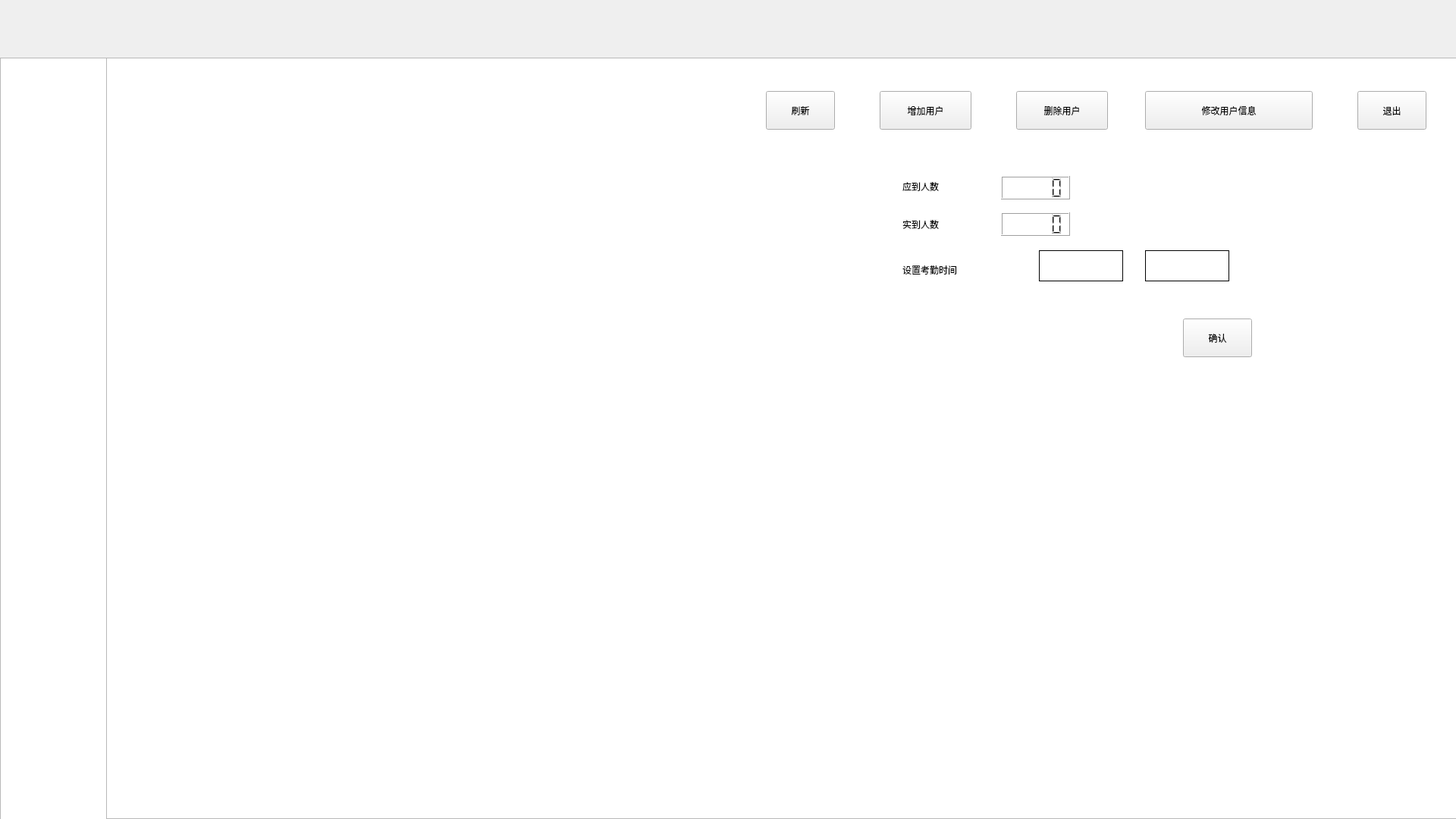
<?xml version="1.0" encoding="UTF-8"?>
<ui version="4.0">
 <class>backstorg</class>
 <widget class="QWidget" name="backstorg">
  <property name="geometry">
   <rect>
    <x>0</x>
    <y>0</y>
    <width>1920</width>
    <height>1080</height>
   </rect>
  </property>
  <property name="windowTitle">
   <string>Form</string>
  </property>
  <widget class="QListView" name="listView">
   <property name="geometry">
    <rect>
     <x>0</x>
     <y>76</y>
     <width>141</width>
     <height>1011</height>
    </rect>
   </property>
   <property name="styleSheet">
    <string notr="true">font: 20pt &quot;Lucida Console&quot;;</string>
   </property>
  </widget>
  <widget class="QLabel" name="toplabel">
   <property name="geometry">
    <rect>
     <x>0</x>
     <y>5</y>
     <width>1920</width>
     <height>70</height>
    </rect>
   </property>
   <property name="styleSheet">
    <string notr="true">font: 24pt &quot;Lucida Console&quot;;</string>
   </property>
   <property name="text">
    <string/>
   </property>
  </widget>
  <widget class="QTableView" name="tableView">
   <property name="geometry">
    <rect>
     <x>140</x>
     <y>76</y>
     <width>1781</width>
     <height>1004</height>
    </rect>
   </property>
  </widget>
  <widget class="QPushButton" name="addUserButton">
   <property name="geometry">
    <rect>
     <x>1160</x>
     <y>120</y>
     <width>121</width>
     <height>51</height>
    </rect>
   </property>
   <property name="styleSheet">
    <string notr="true">font: 14pt &quot;Lucida Console&quot;;</string>
   </property>
   <property name="text">
    <string>增加用户</string>
   </property>
  </widget>
  <widget class="QPushButton" name="deleteUserButton">
   <property name="geometry">
    <rect>
     <x>1340</x>
     <y>120</y>
     <width>121</width>
     <height>51</height>
    </rect>
   </property>
   <property name="styleSheet">
    <string notr="true">font: 14pt &quot;Lucida Console&quot;;</string>
   </property>
   <property name="text">
    <string>删除用户</string>
   </property>
  </widget>
  <widget class="QPushButton" name="modifyUserButton">
   <property name="geometry">
    <rect>
     <x>1510</x>
     <y>120</y>
     <width>221</width>
     <height>51</height>
    </rect>
   </property>
   <property name="styleSheet">
    <string notr="true">font: 14pt &quot;Lucida Console&quot;;
</string>
   </property>
   <property name="text">
    <string>修改用户信息</string>
   </property>
  </widget>
  <widget class="QPushButton" name="refreshButton">
   <property name="geometry">
    <rect>
     <x>1010</x>
     <y>120</y>
     <width>91</width>
     <height>51</height>
    </rect>
   </property>
   <property name="styleSheet">
    <string notr="true">font: 14pt &quot;Lucida Console&quot;;</string>
   </property>
   <property name="text">
    <string>刷新</string>
   </property>
  </widget>
  <widget class="QPushButton" name="exitButton">
   <property name="geometry">
    <rect>
     <x>1790</x>
     <y>120</y>
     <width>91</width>
     <height>51</height>
    </rect>
   </property>
   <property name="styleSheet">
    <string notr="true">font: 14pt &quot;Lucida Console&quot;;</string>
   </property>
   <property name="text">
    <string>退出</string>
   </property>
  </widget>
  <widget class="QLCDNumber" name="totalNum">
   <property name="geometry">
    <rect>
     <x>1320</x>
     <y>232</y>
     <width>91</width>
     <height>31</height>
    </rect>
   </property>
  </widget>
  <widget class="QLCDNumber" name="acturalNum">
   <property name="geometry">
    <rect>
     <x>1320</x>
     <y>280</y>
     <width>91</width>
     <height>31</height>
    </rect>
   </property>
  </widget>
  <widget class="QLabel" name="totalLabel">
   <property name="geometry">
    <rect>
     <x>1190</x>
     <y>230</y>
     <width>131</width>
     <height>31</height>
    </rect>
   </property>
   <property name="styleSheet">
    <string notr="true">font: 14pt &quot;Lucida Console&quot;;</string>
   </property>
   <property name="text">
    <string>应到人数</string>
   </property>
  </widget>
  <widget class="QLabel" name="acturalLabel">
   <property name="geometry">
    <rect>
     <x>1190</x>
     <y>280</y>
     <width>121</width>
     <height>31</height>
    </rect>
   </property>
   <property name="styleSheet">
    <string notr="true">font: 14pt &quot;Lucida Console&quot;;</string>
   </property>
   <property name="text">
    <string>实到人数</string>
   </property>
  </widget>
  <widget class="QLabel" name="timeLabel">
   <property name="geometry">
    <rect>
     <x>1140</x>
     <y>110</y>
     <width>371</width>
     <height>61</height>
    </rect>
   </property>
   <property name="styleSheet">
    <string notr="true">font: 14pt &quot;Lucida Console&quot;;</string>
   </property>
   <property name="text">
    <string/>
   </property>
  </widget>
  <widget class="QLineEdit" name="startTime">
   <property name="geometry">
    <rect>
     <x>1370</x>
     <y>330</y>
     <width>111</width>
     <height>41</height>
    </rect>
   </property>
   <property name="styleSheet">
    <string notr="true">border: 1px solid black;
font: 14pt &quot;Lucida Console&quot;;</string>
   </property>
  </widget>
  <widget class="QLabel" name="text">
   <property name="geometry">
    <rect>
     <x>1190</x>
     <y>340</y>
     <width>171</width>
     <height>31</height>
    </rect>
   </property>
   <property name="styleSheet">
    <string notr="true">font: 14pt &quot;Lucida Console&quot;;</string>
   </property>
   <property name="text">
    <string>设置考勤时间</string>
   </property>
  </widget>
  <widget class="QLineEdit" name="endTime">
   <property name="geometry">
    <rect>
     <x>1510</x>
     <y>330</y>
     <width>111</width>
     <height>41</height>
    </rect>
   </property>
   <property name="styleSheet">
    <string notr="true">border: 1px solid black;
font: 14pt &quot;Lucida Console&quot;;</string>
   </property>
  </widget>
  <widget class="QPushButton" name="confirmButton">
   <property name="geometry">
    <rect>
     <x>1560</x>
     <y>420</y>
     <width>91</width>
     <height>51</height>
    </rect>
   </property>
   <property name="styleSheet">
    <string notr="true">font: 14pt &quot;Lucida Console&quot;;</string>
   </property>
   <property name="text">
    <string>确认</string>
   </property>
  </widget>
 </widget>
 <resources/>
 <connections/>
</ui>
